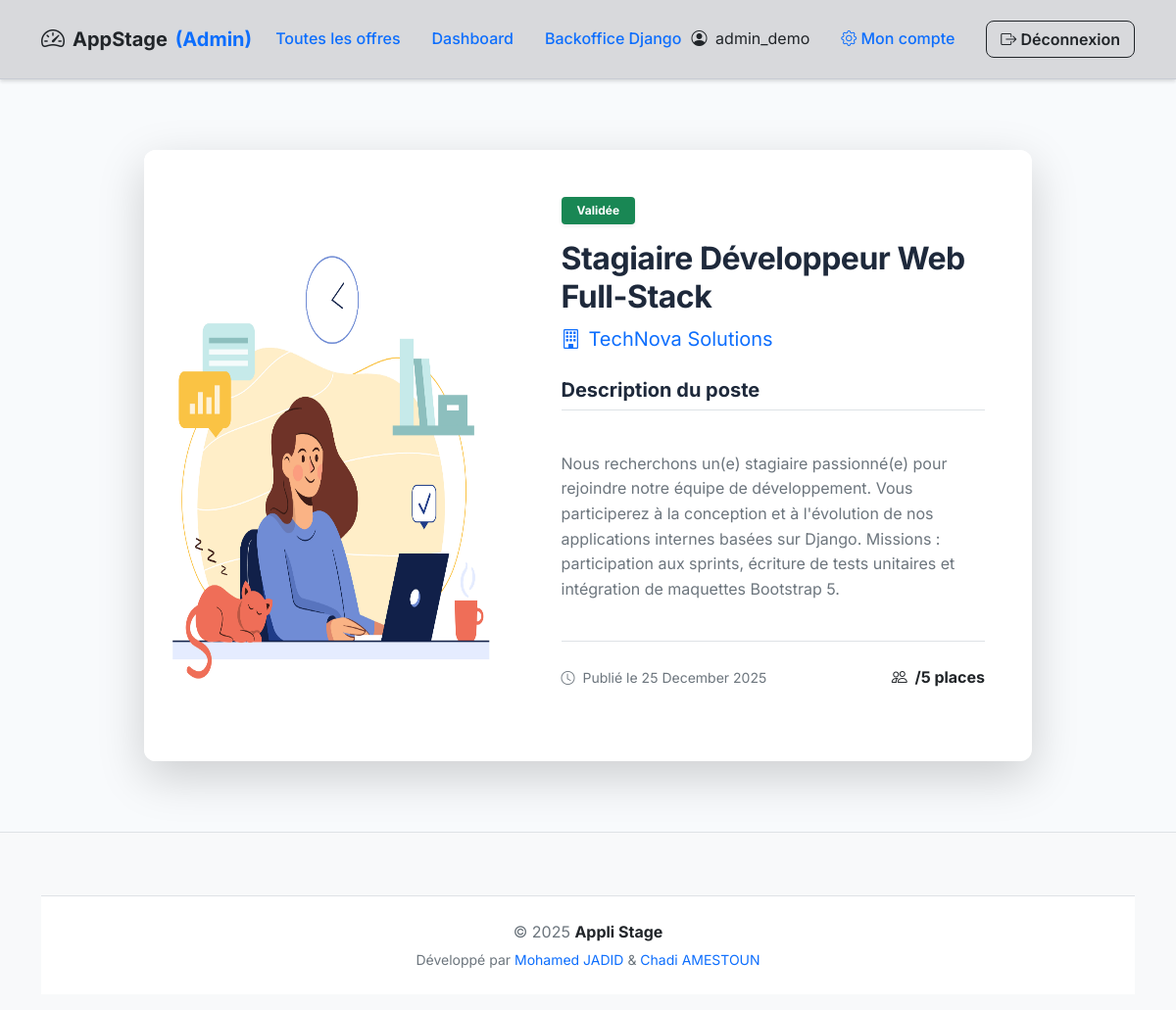
Screenshot of /offres/1/ (signed in) with the database file from the repository.
### appstage/models.py (models this page shows, shortened)
class Offre (models.Model):
    IDOffre = models.AutoField(primary_key=True)
    entrepriseOffre = models.CharField(max_length=200)
    nomContactOffre = models.CharField(max_length=100)
    prenomContactOffre = models.CharField(max_length=100, blank=True, null=True)
    emailContactOffre = models.EmailField(max_length=254)
    dateDepotOffre = models.DateTimeField(auto_now_add=True)
    titreOffre = models.CharField(max_length=200)
    detailsOffre = models.TextField()
    imageOffre = models.ImageField(
        upload_to='offres_images/',
        blank=True,
        null=True
    )
    statutOffre = models.CharField(
        max_length=20,
        choices=[
            ('attente', 'En attente de validation'),
            ('validee', 'Validée'),
            ('refusee', 'Refusée'),
            ('cloturee', 'Clôturée'),
        ],
        default='attente'
    )

### appstage/views.py (the view)
# urls.py: path('offres/<int:offre_id>/', views.offre, name='detail_offre'),
def offre(request, offre_id):
    try:
        uneOffre = Offre.objects.get(IDOffre=offre_id)
    except Offre.DoesNotExist:
        return render(
            request,
            'appstage/forbidden.html',
            {'message': "Offre introuvable."}
        )
    if not request.user.is_authenticated and uneOffre.statutOffre != 'validee':
        return render(
            request,
            'appstage/forbidden.html',
            {'message': "Offre non disponible."}
        )
    return render(
        request,
        'appstage/offre.html',
        {'offre': uneOffre}
    )

### appstage/templates/appstage/offre.html (shortened to what this page needs)
{% extends 'appstage/base.html' %}
{% load static %}
{% block main %}
<div class="container py-5">
    <div class="row justify-content-center">
        <div class="col-lg-10">
            <div class="card shadow-lg border-0 rounded-4 overflow-hidden animate-fade">
                <div class="row g-0">
                    <div class="col-md-5">
                        <img src="{% if offre.imageOffre %}{{ offre.imageOffre.url }}{% else %}{% static 'appstage/img/default_offer.jpg' %}{% endif %}"
                             class="img-fluid h-100 w-100 object-fit-cover"
                             style="min-height: 420px;"
                             alt="{{ offre.titreOffre }}">
                    </div>
                    <div class="col-md-7 p-4 p-lg-5 d-flex flex-column">
                        <div class="mb-auto">
                            <span class="badge
                                {% if offre.statutOffre == 'validee' %}bg-success
                                {% elif offre.statutOffre == 'refusee' %}bg-danger
                                {% else %}bg-warning text-dark{% endif %}
                                px-3 py-2 mb-3 shadow-sm">
                                {{ offre.get_statutOffre_display|default:offre.statutOffre }}
                            </span>
                            <h1 class="fw-bold h2 mb-2">{{ offre.titreOffre }}</h1>
                            <p class="text-primary fw-semibold fs-5 mb-4">
                                <i class="bi bi-building me-2"></i>{{ offre.entrepriseOffre }}
                            </p>
                            <h5 class="fw-bold border-bottom pb-2 mb-3">Description du poste</h5>
                            <p class="text-muted" style="white-space: pre-line;">
                                {{ offre.detailsOffre }}
                            </p>
                        </div>
                        <div class="mt-4 pt-4 border-top">
                            <div class="d-flex justify-content-between align-items-center mb-4">
                                <small class="text-muted">
                                    <i class="bi bi-clock me-1"></i>
                                    Publié le {{ offre.dateDepotOffre|date:"d F Y" }}
                                </small>
                                <span class="fw-bold text-dark">
                                    <i class="bi bi-people me-1"></i>
                                    {{ offre.nb_candidatures }}/5 places
                                </span>
                            </div>
                        </div>
                    </div>
                </div>
            </div>
        </div>
    </div>
</div>
{% endblock %}

### appcompte/templates/appcompte/menuAdmin.html (shortened to what this page needs)
<nav class="navbar navbar-expand-lg navbar-modern shadow-sm py-3" style="background: rgba(15,23,42,0.16) !important;">
  <div class="container">
    <a class="navbar-brand d-flex align-items-center gap-2 text-dark" href="/">
      <i class="bi bi-speedometer2 fs-4"></i>
      AppStage <span class="text-primary">(Admin)</span>
    </a>
    <div class="collapse navbar-collapse" id="navbarAdmin">
      <ul class="navbar-nav me-auto gap-3">
        <li class="nav-item"><a class="nav-link" href="/offres/">Toutes les offres</a></li>
        <li class="nav-item"><a class="nav-link" href="/admin-dashboard/">Dashboard</a></li>
        <li class="nav-item"><a class="nav-link" href="/admin/">Backoffice Django</a></li>
      </ul>
      <span class="navbar-text fw-semibold me-3 text-dark">
        <i class="bi bi-person-circle me-1"></i> {{ user.username }}
      </span>
      <a class="nav-link fw-semibold text-primary me-3" href="/compte/">
        <i class="bi bi-gear"></i> Mon compte
      </a>
      <a class="btn btn-outline-dark btn-nav" href="/logout/">
        <i class="bi bi-box-arrow-right"></i> Déconnexion
      </a>
    </div>
  </div>
</nav>

### appstage/static/appstage/css/style.css (style rules this page uses)
:root { --primary: #6366F1; --primary-dark: #4F46E5; --primary-hover: #4338CA; --primary-soft: rgba(99, 102, 241, 0.12); --success: #10b981; --warning: #f59e0b; --danger: #ef4444; --dark: #1e293b; --dark-soft: rgba(30, 41, 59, 0.05); --light-bg: #f8fafc; --white: #ffffff; --border-color: #e2e8f0; --radius: 12px; --radius-sm: 6px; --shadow: 0 4px 6px -1px rgba(0, 0, 0, 0.1), 0 2px 4px -1px rgba(0, 0, 0, 0.06); --shadow-lg: 0 10px 15px -3px rgba(0, 0, 0, 0.1); --transition: all 0.3s cubic-bezier(0.4, 0, 0.2, 1); }
body { font-family: 'Inter', sans-serif; background-color: var(--light-bg); color: var(--dark); line-height: 1.6; }
h1, h2, h3, h4 { font-weight: 700; letter-spacing: -0.5px; }
.navbar-modern { backdrop-filter: blur(12px); -webkit-backdrop-filter: blur(12px); background: rgba(255, 255, 255, 0.75) !important; border-bottom: 1px solid rgba(148, 163, 184, 0.25); }
.navbar-modern .nav-link { font-weight: 500; transition: 0.2s; }
.navbar-modern .navbar-brand { font-weight: 700; }
.navbar-modern .btn-nav { border-radius: 8px; font-weight: 600; padding: 6px 14px; }
.card { border: none; border-radius: var(--radius); box-shadow: var(--shadow); transition: var(--transition); background: var(--white); }
.btn { padding: 0.6rem 1.5rem; border-radius: var(--radius-sm); font-weight: 600; transition: var(--transition); }
.animate-fade { animation: fadeIn 0.8s ease-out forwards; }

### rows the page displays
Offre: imageOffre (picture), statutOffre "Validée", titreOffre "Stagiaire Développeur Web Full-Stack", entrepriseOffre "TechNova Solutions", detailsOffre "Nous recherchons un(e) stagiaire passionné(e) pour rejoindre notre équipe de développement. Vous participerez à la conception et à l'évolution de nos applications internes basées sur Django. Missions : participation aux sprints, écriture de tests unitaires et intégration de maquettes Bootstrap 5.", dateDepotOffre "25 December 2025"

### other values shown
{{ user.username }} "admin_demo"
